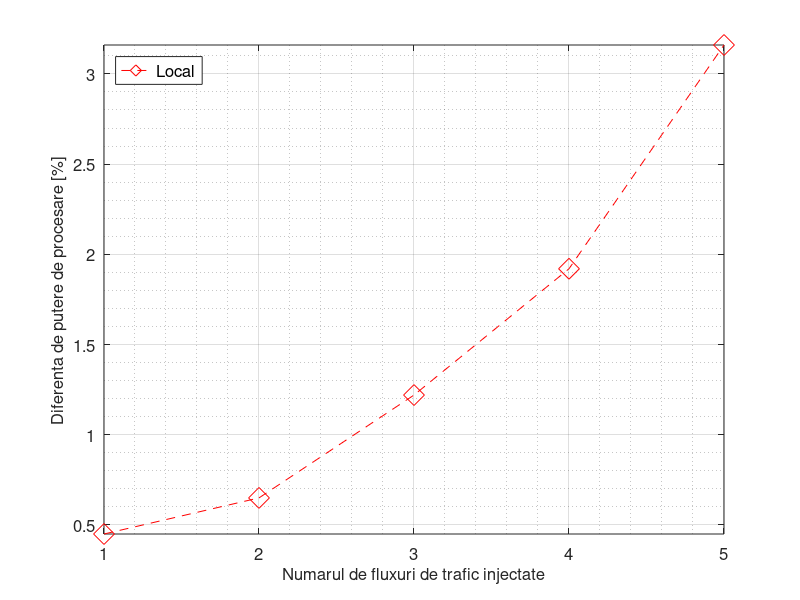

Here is the MATLAB script that generated this plot:
nes = [1,2,3,4,5]

local_percent = [0.0045,0.0065,0.0122,0.0192,0.0316]

local = local_percent * 100

figure(1)
plot(nes,local, '--dr', 'markersize', 15)
set(gca, "fontsize", 12)

xlabel('Numarul de fluxuri de trafic injectate', "fontsize", 12)
grid on
grid minor on
ylabel('Diferenta de putere de procesare [%]', "fontsize", 12)
leg = legend('Local', "location", 'northwest')
set(leg, "fontsize", 12)
axis('tight')
